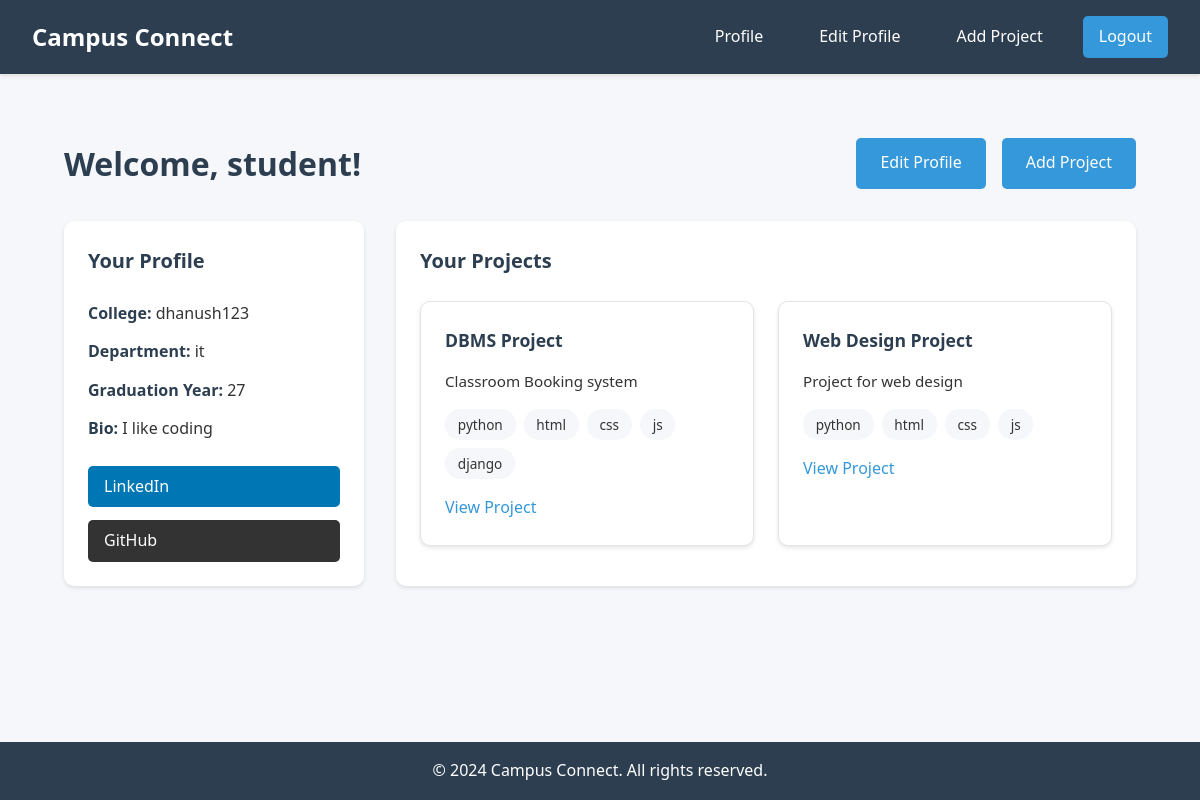
Page /dashboard (signed in) on the earlier database version.
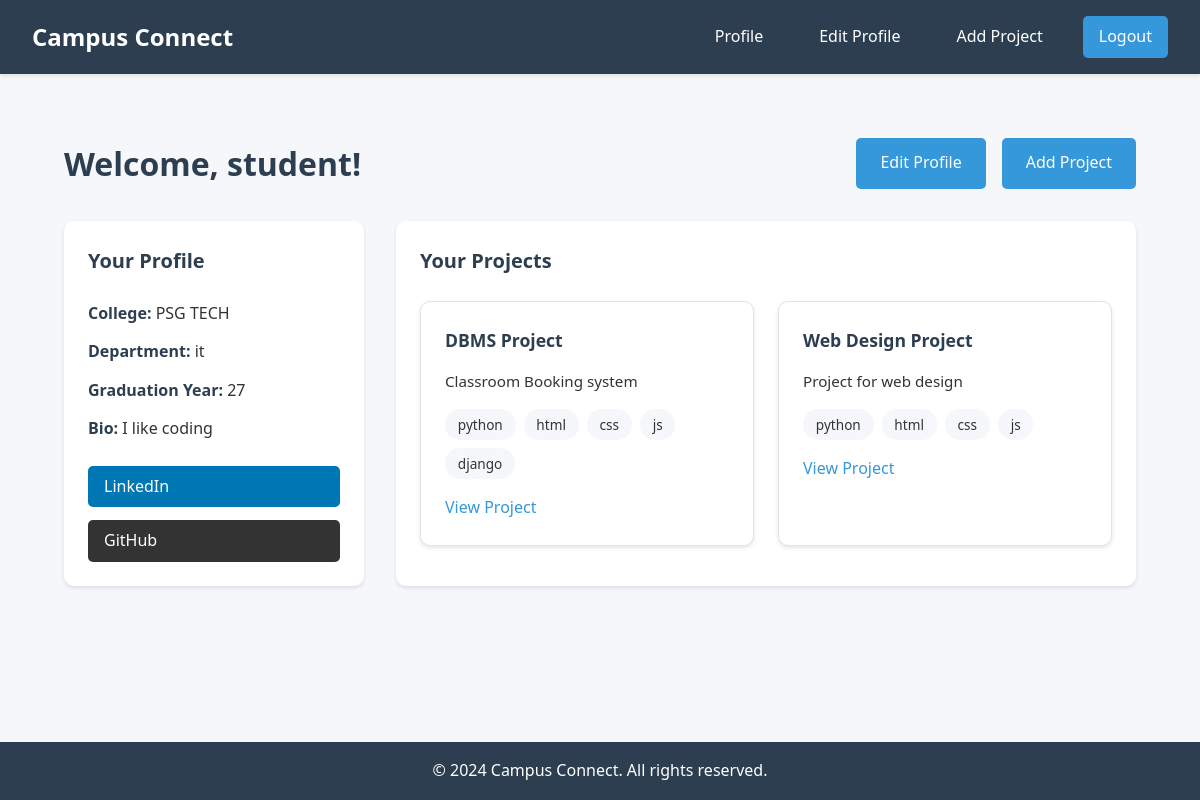
Same page on the later database version.
### app.py (models this page shows)
class User(UserMixin, db.Model):
    id = db.Column(db.Integer, primary_key=True)
    username = db.Column(db.String(80), unique=True, nullable=False)
    email = db.Column(db.String(120), unique=True, nullable=False)
    password_hash = db.Column(db.String(120), nullable=False)
    college_name = db.Column(db.String(200))
    department = db.Column(db.String(100))
    graduation_year = db.Column(db.Integer)
    bio = db.Column(db.Text)
    linkedin_url = db.Column(db.String(200))
    github_url = db.Column(db.String(200))
    projects = db.relationship('Project', backref='author', lazy=True)

### app.py (the view)
@app.route('/dashboard')
@login_required
def dashboard():
    return render_template('dashboard.html', user=current_user)

### app.py (called while the page is built)
@login_manager.user_loader
def load_user(user_id):
    return User.query.get(int(user_id))

### templates/dashboard.html (shortened to what this page needs)
{% extends "base.html" %}
{% block content %}
<div class="dashboard">
    <div class="dashboard-header">
        <h1>Welcome, {{ user.username }}!</h1>
        <div class="dashboard-actions">
            <a href="{{ url_for('edit_profile') }}" class="btn btn-primary">Edit Profile</a>
            <a href="{{ url_for('add_project') }}" class="btn btn-primary">Add Project</a>
        </div>
    </div>
    <div class="dashboard-content">
        <div class="profile-section">
            <h2>Your Profile</h2>
            <div class="profile-info">
                <p><strong>College:</strong> {{ user.college_name or 'Not specified' }}</p>
                <p><strong>Department:</strong> {{ user.department or 'Not specified' }}</p>
                <p><strong>Graduation Year:</strong> {{ user.graduation_year or 'Not specified' }}</p>
                {% if user.bio %}
                    <p><strong>Bio:</strong> {{ user.bio }}</p>
                {% endif %}
            </div>
            <div class="social-links">
                {% if user.linkedin_url %}
                    <a href="{{ user.linkedin_url }}" class="social-link linkedin" target="_blank">LinkedIn</a>
                {% endif %}
                {% if user.github_url %}
                    <a href="{{ user.github_url }}" class="social-link github" target="_blank">GitHub</a>
                {% endif %}
            </div>
        </div>
        <div class="projects-section">
            <h2>Your Projects</h2>
            {% if user.projects %}
                <div class="projects-grid">
                    {% for project in user.projects %}
                        <div class="project-card">
                            <h3>{{ project.title }}</h3>
                            <p class="project-description">{{ project.description }}</p>
                            {% if project.technologies %}
                                <div class="technologies-list">
                                    {% for tech in project.technologies.split(',') %}
                                        <span class="technology-tag">{{ tech.strip() }}</span>
                                    {% endfor %}
                                </div>
                            {% endif %}
                            {% if project.project_url %}
                                <a href="{{ project.project_url }}" class="project-link" target="_blank">View Project</a>
                            {% endif %}
                        </div>
                    {% endfor %}
                </div>
            {% else %}
                <div class="no-projects">
                    <p>You haven't added any projects yet.</p>
                    <a href="{{ url_for('add_project') }}" class="btn btn-primary">Add Your First Project</a>
                </div>
            {% endif %}
        </div>
    </div>
</div>
{% endblock %}

Differences in the rows shown:
changed User "student": college_name "dhanush123" → "PSG TECH"
